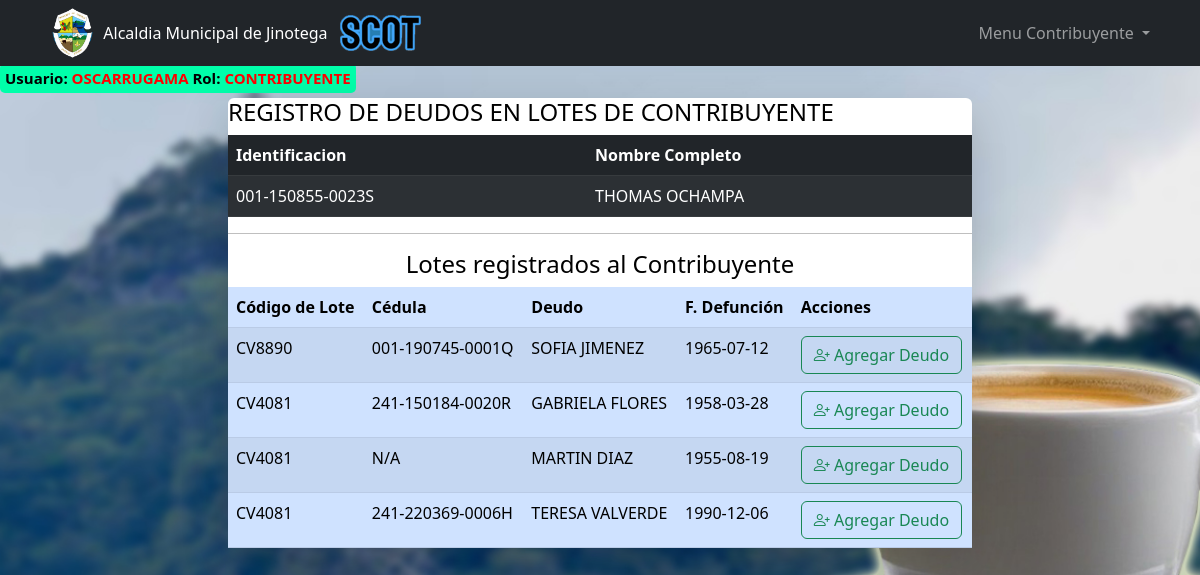
Before: /pages/lotes/loteDeudo.php?id=001-150855-0023S (signed in) with the older database file.
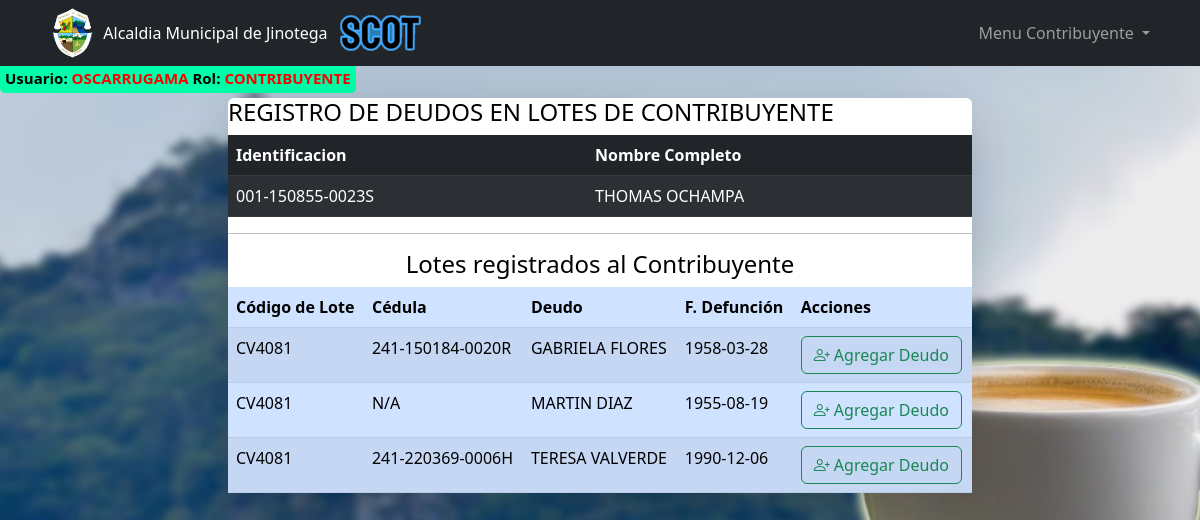
After: the same page with the newer database file.
### tables this page shows
CREATE TABLE IF NOT EXISTS `usuarios` (
  `idUsuario` int(11) NOT NULL AUTO_INCREMENT,
  `usuario` varchar(50) NOT NULL,
  `password` varchar(100) NOT NULL,
  `rol` varchar(20) NOT NULL,
  `identificacion` varchar(30) NOT NULL,
  `nombre1` varchar(100) NOT NULL,
  `nombre2` varchar(30) DEFAULT NULL,
  `apellido1` varchar(30) NOT NULL,
  `apellido2` varchar(30) DEFAULT NULL,
  `email` varchar(100) DEFAULT NULL,
  `celular` varchar(30) NOT NULL,
  `direccion` varchar(100) DEFAULT NULL,
  `estado` varchar(1) NOT NULL DEFAULT 'A',
  PRIMARY KEY (`idUsuario`)
);

CREATE TABLE IF NOT EXISTS `tributos` (
  `idTributo` int(11) NOT NULL AUTO_INCREMENT,
  `identificacion` varchar(20) DEFAULT NULL,
  `tipoEntidad` enum('IBI','TA','LOTE','FIERRO') DEFAULT NULL,
  `codEntidad` varchar(20) DEFAULT NULL,
  PRIMARY KEY (`idTributo`),
  KEY `cedula_contribuyente` (`identificacion`),
  KEY `codigo_entidad` (`codEntidad`)
);

CREATE TABLE IF NOT EXISTS `deudos` (
  `idDeudo` int(11) NOT NULL AUTO_INCREMENT,
  `cedula` varchar(20) NOT NULL,
  `nomDeudo` varchar(100) NOT NULL,
  `sexo` enum('F','M') NOT NULL,
  `fecDefuncion` date NOT NULL,
  `codLote` varchar(20) NOT NULL,
  PRIMARY KEY (`idDeudo`),
  KEY `codigo_lote` (`codLote`)
);

### pages/lotes/loteDeudo.php (the view, shortened to what this page needs)
<?php include '../../templates/header_menu.php'; ?>
<?php
    $conexion = new Conexion();
    $conn = $conexion->conectar();
    $id = isset($_GET['id']) ? mysqli_real_escape_string($conn, $_GET['id']) : '';
    $sql = sprintf("SELECT * FROM usuarios WHERE rol = 'contribuyente' AND identificacion = '%s'", $id);
    $resultado = mysqli_query($conn, $sql);
    $contribuyentes = [];
    if ($resultado) {
        while ($row = mysqli_fetch_assoc($resultado)) {
            $contribuyentes[] = $row;
        }
    }
    $sqlTributos = sprintf("SELECT T.identificacion, T.codEntidad, D.cedula, D.nomDeudo, D.fecDefuncion
        FROM tributos T
        INNER JOIN deudos D ON D.codLote = T.codEntidad
        WHERE T.tipoEntidad = 'LOTE' AND T.identificacion = '%s'", $id);
    $resultadoTributos = mysqli_query($conn, $sqlTributos);
    $tributos = [];
    if ($resultadoTributos) {
        while ($row = mysqli_fetch_assoc($resultadoTributos)) {
            $tributos[] = $row;
        }
    }
?>
<div class="container d-flex justify-content-center align-items-center full-height mt-2">
    <div class="col-md-8 shadow-lg bg-white rounded">
        <h4>REGISTRO DE DEUDOS EN LOTES DE CONTRIBUYENTE</h4>
        <form action="registrarDeudo.php" method="POST">
            <table class="mt-2 mb-0 table table-dark table-striped">
                <thead>
                    <tr>
                        <th>Identificacion</th>
                        <th>Nombre Completo</th>
                    </tr>
                </thead>
                <tbody>
                    <?php foreach ($contribuyentes as $contribuyente): ?>
                        <tr>
                            <td id="ident"><?php echo htmlspecialchars($contribuyente['identificacion']); ?></td>
                            <td><?php echo htmlspecialchars($contribuyente['nombre1']); ?> <?php echo htmlspecialchars($contribuyente['apellido1']); ?></td>
                        </tr>
                    <?php endforeach; ?>
                </tbody>
            </table>
            <hr>
            <h4 class="text-center">Lotes registrados al Contribuyente</h4>
            <table class="mt-2 mb-0 table table-primary table-striped">
                <thead>
                    <tr>
                        <th>Código de Lote</th>
                        <th>Cédula</th>
                        <th>Deudo</th>
                        <th>F. Defunción</th>
                        <th>Acciones</th>
                    </tr>
                </thead>
                <tbody>
                    <?php foreach ($tributos as $tributo): ?>
                        <tr>
                            <td id="cLote"><?php echo htmlspecialchars($tributo['codEntidad']); ?></td>
                            <td id="cedula"><?php echo htmlspecialchars($tributo['cedula']); ?></td>
                            <td id="nomDeudo"><?php echo htmlspecialchars($tributo['nomDeudo']); ?></td>
                            <td id="fecDefuncion"><?php echo htmlspecialchars($tributo['fecDefuncion']); ?></td>
                            <td>
                                <button type="button" class="btnEditar btn btn-outline-success bi bi-person-plus" data-bs-toggle="modal" data-bs-target="#modalDeudos" data-lote="<?php echo htmlspecialchars($tributo['codEntidad']); ?>" data-identificacion="<?php echo htmlspecialchars($tributo['identificacion']); ?>"> Agregar Deudo</button>
                            </td>
                        </tr>
                    <?php endforeach; ?>
                </tbody>
            </table>
        </form>
    </div>
</div>

Changed rows visible on the page:
no longer on this page (row edited): tributos: codEntidad "CV8890", deudos.cedula "001-190745-0001Q", deudos.nomDeudo "SOFIA JIMENEZ", deudos.fecDefuncion "1965-07-12"
